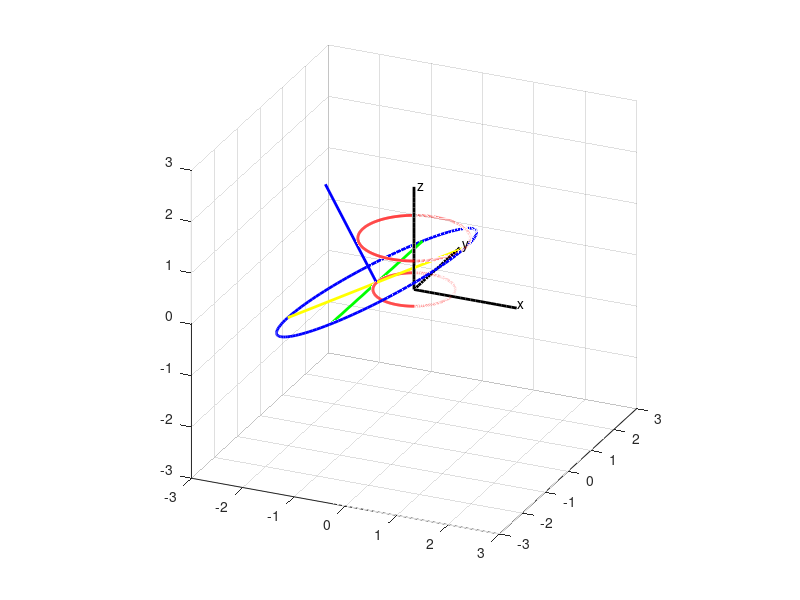

Recreate this plot in MATLAB.
% Plot moving 3D gear set
% Mengtang Li
% Mar 30

% OK this is wrong. Check version 9

clear; clf; close all;

figure('OuterPosition', [50 50 1000 1000]);
grid minor; grid on; hold on;
% plot axes
xaxis_x = 0:0.1:2;
xaxis_y = zeros(1,size(xaxis_x,2));
xaxis_z = zeros(1,size(xaxis_x,2));

yaxis_x = zeros(1,size(xaxis_x,2));
yaxis_y = 0:0.1:2;
yaxis_z = zeros(1,size(xaxis_x,2));

zaxis_x = zeros(1,size(xaxis_x,2));
zaxis_y = zeros(1,size(xaxis_x,2));
zaxis_z = 0:0.1:2;

xlim([-3 3]); ylim([-3 3]); zlim([-3 3]);

plot3(xaxis_x,xaxis_y,xaxis_z,'k','linewidth',2);
grid on; grid minor; hold on;
plot3(yaxis_x,yaxis_y,yaxis_z,'k','linewidth',2);
plot3(zaxis_x,zaxis_y,zaxis_z,'k','linewidth',2);
% legend('x-axis', 'y-axis', 'z-axis');
text(2.0,0.05,0.05,'x');
text(0.05,2.0,0.05,'y');
text(0.05,0.05,2.0,'z');
daspect([1 1 1]);
view(24,24);

alpha = pi/6;
beta = pi/6;
R = 1;
L = (sqrt(3)-1)*2*R;
angle = 0:0.01:2*pi;
n = size(angle,2);
x_record1 = zeros(1,n);
y_record1 = zeros(1,n);
z_record1 = zeros(1,n);
x_record2 = zeros(1,n);
y_record2 = zeros(1,n);
z_record2 = zeros(1,n);
x_record3 = zeros(1,n);
y_record3 = zeros(1,n);
z_record3 = zeros(1,n);

plot3(L/2*cos(angle), L/2*sin(angle), 0*angle, 'r', 'linewidth',2)
plot3(R*cos(angle), R*sin(angle), 0*angle+R, 'r', 'linewidth',2)
pause(2);

for i = 1:1:n
    wt = angle(i);
    
    Ainv = [ (3^(1/2)*cos(2*wt))/2,  (3^(1/2)*sin(2*wt))/2,    1/2;
        -sin(2*wt),               cos(2*wt),              0;
        -cos(2*wt)/2,            -sin(2*wt)/2,         3^(1/2)/2;];
    
    Binv = [ cos(-wt) sin(-wt) 0;
        -sin(-wt) cos(-wt) 0;
        0       0       1;];
    
    C = Binv*Ainv;
    % Now the C is correct
    
    % distance between origin and center of rotating circle
    R_x = -L/2*cos(2*wt);
    R_y = -L/2*sin(2*wt);
    R_z = 0;
    
    % the rotating circle [blue]
    theta = 0:0.05:2*pi;
    rho_x = 2*R*(cos(theta)*C(1,1)+sin(theta)*C(2,1));
    rho_y = 2*R*(cos(theta)*C(1,2)+sin(theta)*C(2,2));
    rho_z = 2*R*(cos(theta)*C(1,3)+sin(theta)*C(2,3));
    
    % vertex of normal vector of radius R in moving frame
    rho_xvt = 0+0+2*R*C(3,1);
    rho_yvt = 0+0+2*R*C(3,2);
    rho_zvt = 0+0+2*R*C(3,3);
    % 1st point (0 deg) in moving frame
    rho_x1 = 2*R*(cos(0)*C(1,1)+sin(0)*C(2,1));
    rho_y1 = 2*R*(cos(0)*C(1,2)+sin(0)*C(2,2));
    rho_z1 = 2*R*(cos(0)*C(1,3)+sin(0)*C(2,3));
    % 2nd point (90 deg) in moving frame
    rho_x2 = 2*R*(cos(pi/2)*C(1,1)+sin(pi/2)*C(2,1));
    rho_y2 = 2*R*(cos(pi/2)*C(1,2)+sin(pi/2)*C(2,2));
    rho_z2 = 2*R*(cos(pi/2)*C(1,3)+sin(pi/2)*C(2,3));
    % 3rd point (180 deg) in moving frame
    rho_x3 = 2*R*(cos(pi)*C(1,1)+sin(pi)*C(2,1));
    rho_y3 = 2*R*(cos(pi)*C(1,2)+sin(pi)*C(2,2));
    rho_z3 = 2*R*(cos(pi)*C(1,3)+sin(pi)*C(2,3));
    % 4th point (270 deg) in moving frame
    rho_x4 = 2*R*(cos(3*pi/2)*C(1,1)+sin(3*pi/2)*C(2,1));
    rho_y4 = 2*R*(cos(3*pi/2)*C(1,2)+sin(3*pi/2)*C(2,2));
    rho_z4 = 2*R*(cos(3*pi/2)*C(1,3)+sin(3*pi/2)*C(2,3));
    
    % center of moving circle in fixed frame
    r_x = R_x + rho_x;
    r_y = R_y + rho_y;
    r_z = R_z + rho_z;
    %vertex of normal vector of radius R in fixed frame
    r_xvt = R_x + rho_xvt;  x_record1(i) = r_xvt;
    r_yvt = R_y + rho_yvt;  y_record1(i) = r_yvt;
    r_zvt = R_z + rho_zvt;  z_record1(i) = r_zvt;
    % 1st point (0 deg) in fixed frame
    r_x1 = R_x + rho_x1;  x_record2(i) = r_x1;
    r_y1 = R_y + rho_y1;  y_record2(i) = r_y1;
    r_z1 = R_z + rho_z1;  z_record2(i) = r_z1;
    % 2nd point (90 deg) in fixed frame
    r_x2 = R_x + rho_x2;  x_record3(i) = r_x2;
    r_y2 = R_y + rho_y2;  y_record3(i) = r_y2;
    r_z2 = R_z + rho_z2;  z_record3(i) = r_z2;
    % 3rd point (180 deg) in fixed frame
    r_x3 = R_x + rho_x3;
    r_y3 = R_y + rho_y3;
    r_z3 = R_z + rho_z3;
    % 4th point (270 deg) in fixed frame
    r_x4 = R_x + rho_x4;
    r_y4 = R_y + rho_y4;
    r_z4 = R_z + rho_z4;
    
    plotcircle1 = plot3(r_x,r_y,r_z,'b','linewidth',2);
    plotline0 = plot3([R_x; r_xvt], [R_y; r_yvt], [R_z; r_zvt],'b','linewidth',2);
    plotline1 = plot3([r_x1; r_x3], [r_y1; r_y3], [r_z1; r_z3],'y','linewidth',2);
    plotline2 = plot3([r_x2; r_x4], [r_y2; r_y4], [r_z2; r_z4],'g','linewidth',2);
    
    
    pause(0.02);
    if (i < n)
        delete(plotcircle1);
        delete(plotline0);
        delete(plotline1);
        delete(plotline2);
    end
    
end
